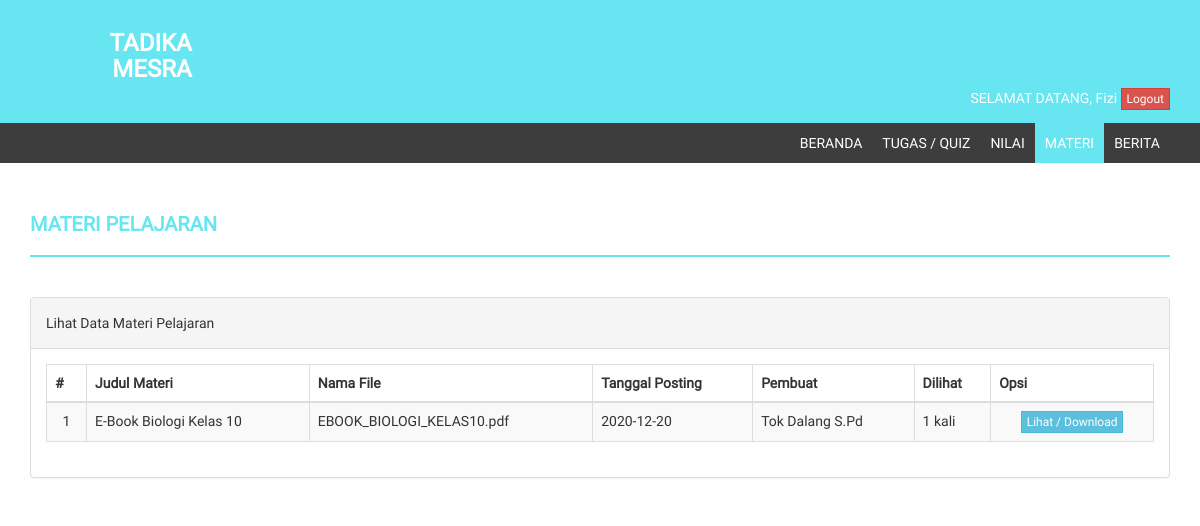
Page /?page=materi&action=lihatmateri&id_mapel=8 (signed in) on the committed database.
### tables this page shows
CREATE TABLE `tb_siswa` (
  `id_siswa` int(11) NOT NULL,
  `nis` varchar(20) NOT NULL,
  `nama_lengkap` varchar(50) NOT NULL,
  `tempat_lahir` varchar(20) NOT NULL,
  `tgl_lahir` date NOT NULL,
  `jenis_kelamin` enum('L','P') NOT NULL,
  `agama` varchar(20) NOT NULL,
  `nama_ayah` varchar(50) NOT NULL,
  `nama_ibu` varchar(50) NOT NULL,
  `no_telp` varchar(15) NOT NULL,
  `email` varchar(100) NOT NULL,
  `alamat` text NOT NULL,
  `id_kelas` int(11) NOT NULL,
  `thn_masuk` int(5) NOT NULL,
  `foto` varchar(100) NOT NULL,
  `username` varchar(40) NOT NULL,
  `password` varchar(40) NOT NULL,
  `pass` varchar(40) NOT NULL,
  `status` enum('aktif','tidak aktif') NOT NULL
);

CREATE TABLE `tb_file_materi` (
  `id_materi` int(11) NOT NULL,
  `judul` varchar(200) NOT NULL,
  `id_kelas` int(11) NOT NULL,
  `id_mapel` int(11) NOT NULL,
  `nama_file` varchar(250) NOT NULL,
  `tgl_posting` date NOT NULL,
  `pembuat` varchar(10) NOT NULL,
  `hits` int(4) NOT NULL
);

CREATE TABLE `tb_pengajar` (
  `id_pengajar` int(11) NOT NULL,
  `nip` varchar(20) NOT NULL,
  `nama_lengkap` varchar(50) NOT NULL,
  `tempat_lahir` varchar(20) NOT NULL,
  `tgl_lahir` date NOT NULL,
  `jenis_kelamin` enum('L','P') NOT NULL,
  `agama` varchar(20) NOT NULL,
  `no_telp` varchar(15) NOT NULL,
  `email` varchar(100) NOT NULL,
  `alamat` text NOT NULL,
  `jabatan` varchar(20) NOT NULL,
  `foto` varchar(100) NOT NULL,
  `web` varchar(60) NOT NULL,
  `username` varchar(40) NOT NULL,
  `password` varchar(40) NOT NULL,
  `pass` varchar(40) NOT NULL,
  `status` enum('aktif','tidak aktif') NOT NULL
);

### inc/materi.php (the view, shortened to what this page needs)
<div class="row">
    <div class="col-md-12">
        <h4 class="page-head-line">Materi Pelajaran</h4>
    </div>
</div>
<?php
$db = mysqli_connect("localhost", "root", "", "db_elearning");
if(@$_GET['action'] == '') { ?>
	<div class="row">
	    <div class="col-md-12">
	        <div class="panel panel-default">
	            <div class="panel-heading">Data Materi Pelajaran</div>
	            <div class="panel-body">
	                <div class="table-responsive">
	                    <table class="table table-striped table-bordered table-hover">
	                        <thead>
	                            <tr>
	                                <th>#</th>
	                                <th>Mata Pelajaran</th>
	                                <th>Aksi</th>
	                            </tr>
	                        </thead>
	                        <tbody>
	                        <?php
	                        $no = 1;
	                        $sql_mapel = mysqli_query($db, "SELECT * FROM tb_mapel") or die ($db->error);
	                        while($data_mapel = mysqli_fetch_array($sql_mapel)) { ?>
	                            <tr>
	                                <td width="40px" align="center"><?php echo $no++; ?></td>
	                                <td><?php echo $data_mapel['mapel']; ?></td>
	                                <td width="200px" align="center">
	                                	<a href="?page=materi&action=lihatmateri&id_mapel=<?php echo $data_mapel['id']; ?>" class="btn btn-primary btn-xs">Lihat Materi</a>
	                                </td>
	                            </tr>
	                        	<?php
	                        } ?>
	                        </tbody>
	                    </table>
	                </div>
	            </div>
	        </div>
	    </div>
	</div>
<?php
} else if(@$_GET['action'] == 'lihatmateri') { ?>
	<div class="row">
	    <div class="col-md-12">
	        <div class="panel panel-default">
	            <div class="panel-heading">Lihat Data Materi Pelajaran</div>
	            <div class="panel-body">
					<div class="table-responsive">
						<table class="table table-striped table-bordered table-hover">
						    <thead>
						        <tr>
						            <th>#</th>
						            <th>Judul Materi</th>
						            <th>Nama File</th>
						            <th>Tanggal Posting</th>
						            <th>Pembuat</th>
						            <th>Dilihat</th>
						            <th>Opsi</th>
						        </tr>
						    </thead>
						    <tbody id="materi">
						    <?php
						    $sql_siswa = mysqli_query($db, "SELECT * FROM tb_siswa WHERE id_siswa = '$_SESSION[siswa]'") or die($db->error);
						    $data_siswa = mysqli_fetch_array($sql_siswa);
						    $no = 1;
						    $sql_materi = mysqli_query($db, "SELECT * FROM tb_file_materi WHERE id_mapel = '$_GET[id_mapel]' AND id_kelas = '$data_siswa[id_kelas]'") or die ($db->error);
						    if(mysqli_num_rows($sql_materi) > 0) {
							    while($data_materi = mysqli_fetch_array($sql_materi)) { ?>
							        <tr>
							            <td width="40px" align="center"><?php echo $no++; ?></td>
							            <td id="judul"><?php echo $data_materi['judul']; ?></td>
							            <td><?php echo $data_materi['nama_file']; ?></td>
							            <td><?php echo $data_materi['tgl_posting']; ?></td>
							            <td>
							            	<?php
											if($data_materi['pembuat'] == 'admin') {
												echo "Admin";
											} else {
												$sql_pengajar = mysqli_query($db, "SELECT * FROM tb_pengajar WHERE id_pengajar = '$data_materi[pembuat]'") or die($db->error);
												$data_pengajar = mysqli_fetch_array($sql_pengajar);
												echo $data_pengajar['nama_lengkap'];
											} ?>
							            </td>
							            <td><?php echo $data_materi['hits']." kali"; ?></td>
							            <td align="center">
							            	<a href="./admin/file_materi/<?php echo $data_materi['nama_file']; ?>" id="klik" isi="<?php echo $data_materi['id_materi']; ?>" class="btn btn-info btn-xs">Lihat / Download</a>
							            </td>
							        </tr>
							    	<?php
							    }
							    } else {
							    	echo '<tr><td colspan="7" align="center">Data tidak ditemukan</td></tr>';
						    	} ?>
						    </tbody>
						</table>
					</div>
				</div>
			</div>
		</div>
	</div>
<?php
}
?>

### index.php (shortened to what this page needs)
<?php
include "koneksi.php";
if(!@$_SESSION['siswa']) {
    if(@$_GET['hal'] == 'daftar') {
        include "register.php";
    } else {
        include "login.php";
    }
} else { ?>
<!DOCTYPE html>
<html>
<head>
    <link href="style/assets/css/bootstrap.css" rel="stylesheet" />
    <link href="style/assets/css/font-awesome.css" rel="stylesheet" />
    <link href="style/assets/css/style.css" rel="stylesheet" />
</head>
<body>
<?php
$sql_terlogin = mysqli_query($db, "SELECT * FROM tb_siswa JOIN tb_kelas ON tb_siswa.id_siswa = '$_SESSION[siswa]' AND tb_kelas.id_kelas = tb_siswa.id_kelas") or die ($db->error);
$data_terlogin = mysqli_fetch_array($sql_terlogin);
?>
    <header>
        <h3><b class="col-md-2">TADIKA MESRA</b></h3>
        <div class="container">
            <div class="row">
                <div class="col-md-12">
                    SELAMAT DATANG, <?php echo ucfirst($data_terlogin['username']); ?> <a href="inc/logout.php?sesi=siswa" class="btn btn-xs btn-danger">Logout</a>
                </div>
            </div>
        </div>
    </header>
    <section class="menu-section">
        <div class="container">
            <div class="row">
                <div class="col-md-12">
                    <div class="navbar-collapse collapse ">
                        <ul id="menu-top" class="nav navbar-nav navbar-right">
                            <li><a <?php if(@$_GET['page'] == '') { echo 'class="menu-top-active"'; } ?> href="./">Beranda</a></li>
                            <li><a <?php if(@$_GET['page'] == 'quiz') { echo 'class="menu-top-active"'; } ?> href="?page=quiz">Tugas / Quiz</a></li>
                            <li><a <?php if(@$_GET['page'] == 'nilai') { echo 'class="menu-top-active"'; } ?> href="?page=nilai">Nilai</a></li>
                            <li><a <?php if(@$_GET['page'] == 'materi') { echo 'class="menu-top-active"'; } ?> href="?page=materi">Materi</a></li>
                            <li><a <?php if(@$_GET['page'] == 'berita') { echo 'class="menu-top-active"'; } ?> href="?page=berita">Berita</a></li>
                        </ul>
                    </div>
                </div>
            </div>
        </div>
    </section>
    <div class="content-wrapper">
        <div class="container" id="wadah">
        <?php
        if(@$_GET['page'] == '') {
            include "inc/beranda.php";
        } else if(@$_GET['page'] == 'quiz') {
            include "inc/quiz.php";
        } else if(@$_GET['page'] == 'nilai') {
            include "inc/nilai.php";
        } else if(@$_GET['page'] == 'materi') {
            include "inc/materi.php";
        } else if(@$_GET['page'] == 'berita') {
            include "inc/berita.php";
        } ?>
        </div>
    </div>
</body>
</html>
<?php
}
?>

### style/assets/css/style.css (style rules this page uses)
body { font-family: 'Roboto', sans-serif; line-height: 30px; }
.content-wrapper { margin-top: 40px; min-height: 600px; padding-bottom: 60px; }
.page-head-line { font-weight: 900; padding-bottom: 20px; border-bottom: 2px solid #67e5f0; text-transform: uppercase; color: #67e5f0; font-size: 20px; margin-bottom: 40px; }
.btn { border-radius: 0px; -webkit-border-radius: 0px; -moz-border-radius: 0px; }
header { background-color: #67e5f0; color: #fff; padding: 10px; text-align: right; }
.menu-section { background-color: #3D3D3D; }
#menu-top a { color: #FFF; text-decoration: none; font-weight: 500; padding: 10px 10px 10px 10px; text-transform: uppercase; }
.menu-top-active { background-color: #67e5f0; }

### rows in the picture
tb_siswa: username "Fizi"
tb_file_materi: judul "E-Book Biologi Kelas 10", nama_file "EBOOK_BIOLOGI_KELAS10.pdf", tgl_posting "2020-12-20", tb_pengajar.nama_lengkap "Tok Dalang S.Pd", hits "1"
